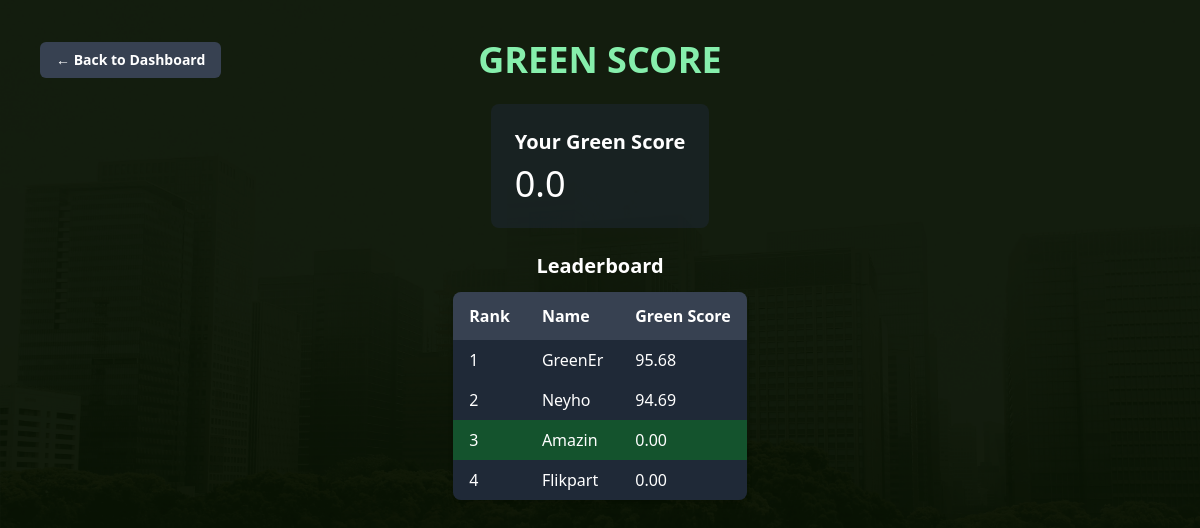
Page /greenscore (signed in) on the earlier database version.
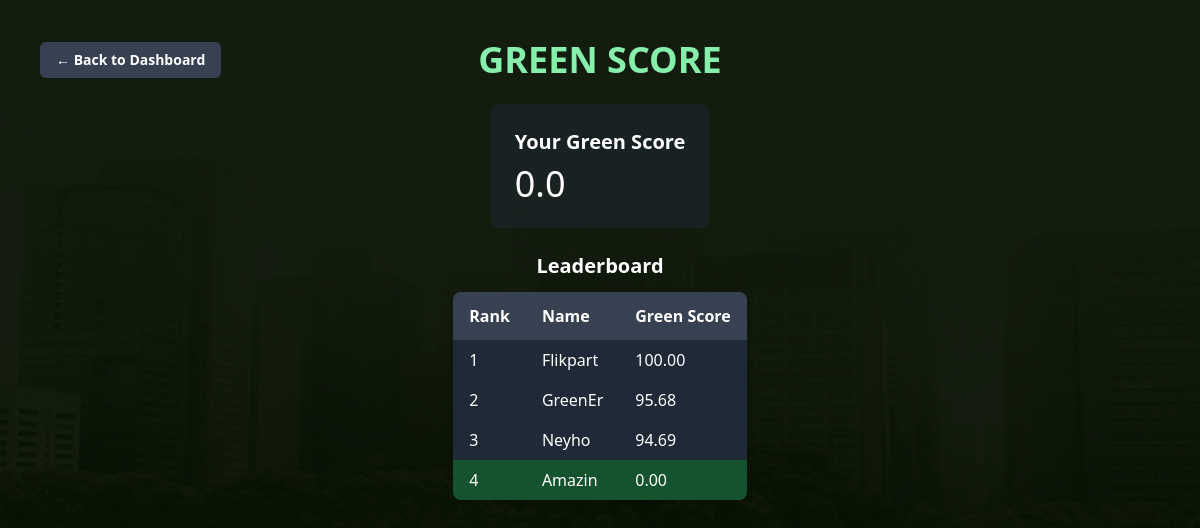
Same page on the later database version.
### app.py (models this page shows, shortened)
class User(db.Model, UserMixin):
    id = db.Column(db.Integer, primary_key=True)
    name = db.Column(db.String(35), unique=True, nullable=False)
    email = db.Column(db.String(35), unique=True, nullable=False)
    password = db.Column(db.String(200), nullable=False)
    total_emission = db.Column(db.Float, default=0.0)
    green_score = db.Column(db.Float, nullable=False, default=100.0)
    total_offset = db.Column(db.Float, default=0.0)
    net_emission = db.Column(db.Float, default=0.0)
    badges = db.Column(db.String(200), default="")

### app.py (the view)
@app.route('/greenscore')
@login_required
def green_score():
    current_user.net_emission = max(0, current_user.total_emission - current_user.total_offset)
    current_user.green_score = max(0, 100 - ((current_user.net_emission)*0.0000005))
    db.session.commit()
    leaderboard = User.query.order_by(User.green_score.desc()).limit(10).all()
    return render_template('greenscore.html',
                           total_emissions=current_user.total_emission,
                           total_offset=current_user.total_offset,
                           net_emissions=current_user.net_emission,
                           green_score=current_user.green_score,
                           leaderboard=leaderboard,
                           enumerate=enumerate)

### app.py (called while the page is built)
@login_manager.user_loader
def load_user(user_id):
    return User.query.get(int(user_id))

### templates/greenscore.html (shortened to what this page needs)
<!DOCTYPE html>
<html lang="en">
<head>
    <script src="https://cdn.tailwindcss.com"></script>
</head>
<body class="bg-[url('/static/bg2.png')] bg-cover bg-center min-h-screen text-white flex flex-col items-center p-10 min-h-screen">
    <div class="w-full max-w-5xl flex items-center mb-6">
        <a href="/dashboard" class="bg-gray-700 text-white font-bold px-4 py-2 rounded-md hover:bg-gray-900 transition text-sm absolute left-0 ml-10">
            ← Back to Dashboard
        </a>
        <h1 class="text-4xl font-bold text-green-300 uppercase mx-auto">Green Score</h1>
    </div>
        <div class="bg-gray-800 bg-opacity-50 rounded-lg p-6 mb-6">
            <h2 class="text-xl font-semibold">Your Green Score</h2>
            <p class="text-4xl mt-2">{{ green_score|round(2) }}</p>
        </div>
        <h2 class="text-xl font-semibold mb-3">Leaderboard</h2>
        <div class="overflow-hidden rounded-lg shadow-md">
            <table class="w-full border-collapse bg-gray-800 bg-opacity-50 rounded-lg">
                <thead>
                    <tr class="bg-gray-700">
                        <th class="py-3 px-4 text-left">Rank</th>
                        <th class="py-3 px-4 text-left">Name</th>
                        <th class="py-3 px-4 text-left">Green Score</th>
                    </tr>
                </thead>
                <tbody>
                    {% for rank, user in enumerate(leaderboard, start=1) %}
                    <tr class="{% if user.id == current_user.id %} bg-green-900 {% else %} bg-gray-800 {% endif %}">
                        <td class="py-2 px-4">{{ rank }}</td>
                        <td class="py-2 px-4">{{ user.name }}</td>
                        <td class="py-2 px-4">{{ "%.2f" % user.green_score }}</td>
                    </tr>
                    {% endfor %}
                </tbody>
            </table>
        </div>
</body>
</html>

Differences in the rows shown:
changed User "Amazin": rank "3" → "4"
changed User "Flikpart": rank "4" → "1"; green_score "0.00" → "100.00"; moves up the list
computed for User "GreenEr": rank "1" → "2"
computed for User "Neyho": rank "2" → "3"
